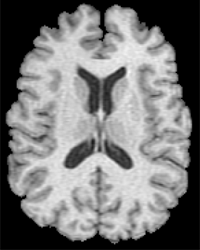
%> input picture MATLAB_Code/fuzzycmeans/mrihead.bmp, 200 x 250 px
$ octave fuzzycmeans.m   (GNU Octave 9; MATLAB toolbox functions it lacks are replaced by stand-ins)
%> lines starting %> are read from the running program, lines starting %| are printed output that depends on the picture; in (x1, y1, x2, y2) boxes, pixels count from 0 and x2, y2 are one past the last pixel; in counts of white or black regions, pixels touching at a corner belong together; the program's own positions count from 1
% This program illustrates the Fuzzy c-means segmentation of an image.
% This program converts an input image into two segments using Fuzzy k-means
% algorithm. The output is stored as "fuzzysegmented.jpg" in the current directory.
% This program can be generalised to get "n" segments from  an image
% by means of slightly modifying the given code.
clear all;clc;
%in=input('mrihead.bmp','s');
IM=imread('mrihead.bmp');
%> IM is the input picture: size 250x200 uint8; min 0, max 250, mean 119.3
IM=double(IM);
%> IM: size 250x200 double
figure(1)
imshow(uint8(IM))
[maxX,maxY]=size(IM);
%> maxX = 250; maxY = 200
IMM=cat(3,IM,IM);
%%%%%%%%%%%%%%%%
cc1=8;
cc2=250;

ttFcm=0;
while(ttFcm<15)
    ttFcm=ttFcm+1

    c1=repmat(cc1,maxX,maxY);
    c2=repmat(cc2,maxX,maxY);
    if ttFcm==1
        test1=c1; test2=c2;
    end
    c=cat(3,c1,c2);

    ree=repmat(0.000001,maxX,maxY);
    ree1=cat(3,ree,ree);

    distance=IMM-c;
    distance=distance.*distance+ree1;

    daoShu=1./distance;

    daoShu2=daoShu(:,:,1)+daoShu(:,:,2);
    distance1=distance(:,:,1).*daoShu2;
    u1=1./distance1;
    distance2=distance(:,:,2).*daoShu2;
    u2=1./distance2;

    ccc1=sum(sum(u1.*u1.*IM))/sum(sum(u1.*u1));
    ccc2=sum(sum(u2.*u2.*IM))/sum(sum(u2.*u2));

    tmpMatrix=[abs(cc1-ccc1)/cc1,abs(cc2-ccc2)/cc2];
    pp=cat(3,u1,u2);

    for i=1:maxX
        for j=1:maxY
            if max(pp(i,j,:))==u1(i,j)
                IX2(i,j)=1;

            else
                IX2(i,j)=2;
            end
        end
    end
    %%%%%%%%%%%%%%%
   if max(tmpMatrix)<0.0001
         break;
  else
         cc1=ccc1;
         cc2=ccc2;

  end

 for i=1:maxX
       for j=1:maxY
            if IX2(i,j)==2
            IMMM(i,j)=254;
                 else
            IMMM(i,j)=8;
       end
    end
end
%%%%%%%%%%%%%%%%%%
  figure(2);

imshow(uint8(IMMM));
tostore=uint8(IMMM);
imwrite(tostore,'fuzzysegmented.jpg');
end
%> this loop made 9 passes
%> (ccc1, ccc2, tmpMatrix, cc1, cc2) on passes 1 to 8: (24.44, 190.4, [2.05 0.239], 24.44, 190.4), (13.59, 183.8, [0.444 0.0345], 13.59, 183.8), (10.77, 181.9, [0.208 0.0103], 10.77, 181.9), (10.12, 181.4, [0.0602 0.00277], 10.12, 181.4), (9.97, 181.3, [0.0149 0.000693], 9.97, 181.3), (9.93, 181.2, [0.00359 0.000168], 9.93, 181.2), (9.92, 181.2, [0.000861 4.06e-05], 9.92, 181.2), (9.92, 181.2, [0.000206 9.74e-06], 9.92, 181.2)
%> (ccc1, ccc2, tmpMatrix) on pass 9: (9.92, 181.2, [4.95e-05 2.34e-06])
%> pass 1, `daoShu2=daoShu(:,:,1)+daoShu(:,:,2);`:
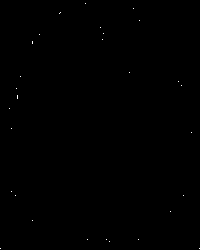
%> daoShu2: size 250x200 double; min 0.000137, max 1000000, mean 700; drawn with min black and max white
%> pass 1, `u1=1./distance1;`:
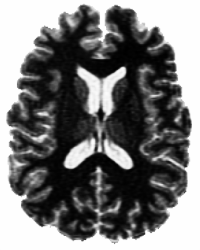
%> u1: size 250x200 double; min 1.71e-11, max 1, mean 0.474
%> after the loop:
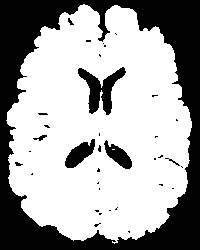
%> IMMM: size 250x200 double; values 8 (black) and 254 (white), 64.5% white; 36 black regions (28 under 20 px), largest, box (x1, y1, x2, y2) and area: (0, 0, 200, 250) 15679, (78, 67, 126, 115) 948, (65, 139, 95, 168) 454
%> after the loop: test1: size 250x200 double; every value is 8
%> after the loop: test2: size 250x200 double; every value is 250
%> after the loop, ttFcm = 9

for i=1:maxX
    for j=1:maxY
         if IX2(i,j)==2
            IMMM(i,j)=200;
             else
             IMMM(i,j)=1;
    end
  end
end

%%%%%%%%%%%%%%%%%%
IMMM=uint8(IMMM);
figure(3);
imshow(IMMM);
disp('The final cluster centers are');
ccc1
%> ccc1 = 9.92
ccc2
%> ccc2 = 181.2
